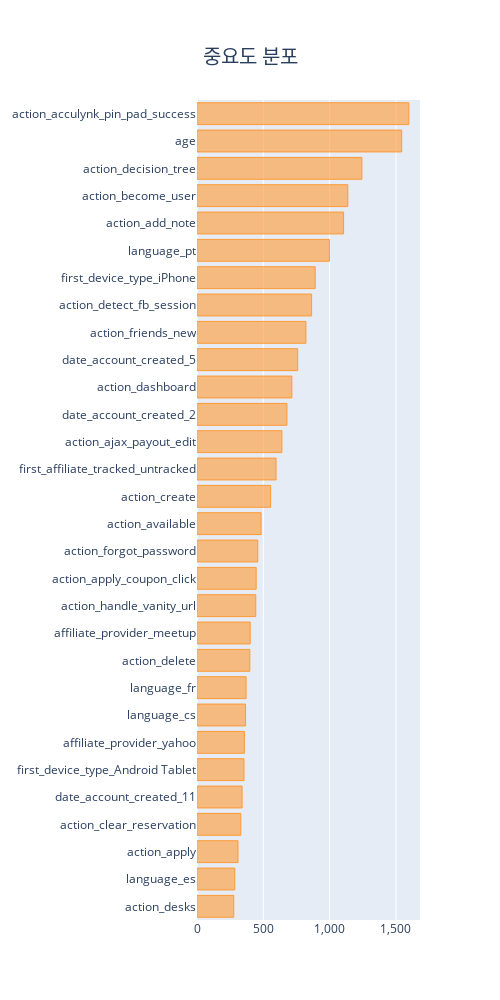

The notebook cell this image was saved under:
### Code cell
# 어디로 갈지 분류시 중요한 컬럼 30
layout = go.Layout(title=dict(text='중요도 분포', font=dict(size=20), x=0.5, y=0.95), width=500, height=1000, yaxis=dict(tickvals=tuple(df_fea2.index)), xaxis=dict(tickformat=",d"))
df_fea2.sort_values(by=0).iplot(kind='barh', layout=layout)

### Figure 1 — Plotly figure (JSON) as saved in the notebook; plotly's stock layout.template omitted (floating-point values rounded to 4 significant figures)
{"data": [{"marker": {"color": "rgba(255, 153, 51, 0.6)", "line": {"color": "rgba(255, 153, 51, 1.0)", "width": 1}}, "name": "0", "orientation": "h", "text": "", "type": "bar", "x": [277, 285, 309, 330, 340, 354, 357, 366, 370, 398, 401, 443, 446, 458, 483, 555, 596, 640, 678, 715, 759, 821, 864, 891, 998, 1105, 1137, 1243, 1543, 1597], "y": ["action_desks", "language_es", "action_apply", "action_clear_reservation", "date_account_created_11", "first_device_type_Android Tablet", "affiliate_provider_yahoo", "language_cs", "language_fr", "action_delete", "affiliate_provider_meetup", "action_handle_vanity_url", "action_apply_coupon_click", "action_forgot_password", "action_available", "action_create", "first_affiliate_tracked_untracked", "action_ajax_payout_edit", "date_account_created_2", "action_dashboard", "date_account_created_5", "action_friends_new", "action_detect_fb_session", "first_device_type_iPhone", "language_pt", "action_add_note", "action_become_user", "action_decision_tree", "age", "action_acculynk_pin_pad_success"]}], "layout": {"height": 1000, "title": {"font": {"size": 20}, "text": "중요도 분포", "x": 0.5, "y": 0.95}, "width": 500, "xaxis": {"tickformat": ",d"}, "yaxis": {"tickvals": ["action_acculynk_pin_pad_success", "age", "action_decision_tree", "action_become_user", "action_add_note", "language_pt", "first_device_type_iPhone", "action_detect_fb_session", "action_friends_new", "date_account_created_5", "action_dashboard", "date_account_created_2", "action_ajax_payout_edit", "first_affiliate_tracked_untracked", "action_create", "action_available", "action_forgot_password", "action_apply_coupon_click", "action_handle_vanity_url", "affiliate_provider_meetup", "action_delete", "language_fr", "language_cs", "affiliate_provider_yahoo", "first_device_type_Android Tablet", "date_account_created_11", "action_clear_reservation", "action_apply", "language_es", "action_desks"]}}}
